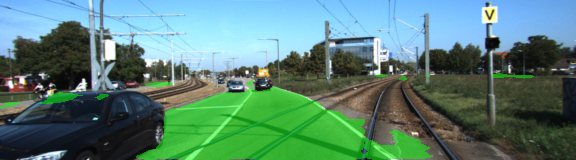
#> input picture runs/1532182063.4049609_with_initialization/um_000004.png, 576 x 160 px, found by its file name; its folder holds only this picture in this run
$ python make_video.py
#> lines starting #> are read from the running program, lines starting #| are printed output that depends on the picture
import cv2
import glob
from PIL import Image

path_with = "./runs/1532182063.4049609_with_initialization/"
path_without = "./runs/1532127389.1123831_without_initialization/"

input_images = [p.split('/')[-1] for p in glob.glob("runs/1532182063.4049609_with_initialization/*")]

def preprocess():
    """Load each pair of images and create a new image that is both glued together horizontally"""
    input_images = [p.split('/')[-1] for p in glob.glob("runs/1532182063.4049609_with_initialization/*")]
    for input_image in input_images:
        print("Pre-processing %s" % input_image)

        images = [Image.open(i) for i in [path_without + input_image, path_with + input_image]]
#> images = 2 items

        widths, heights = zip(*(i.size for i in images))
#> widths = (576, 576); heights = (160, 160)
        total_width = sum(widths)
#> total_width = 1152
        max_height = max(heights)
#> max_height = 160

        new_img = Image.new('RGB', (total_width, max_height))
#> new_img: PIL image 1152x160 RGB; every value is 0

        x_offset = 0
        for img in images:
            new_img.paste(img, (x_offset,0))
            x_offset += img.size[0]
#> this loop made 2 passes
#> x_offset on passes 1 to 2: 576, 1152
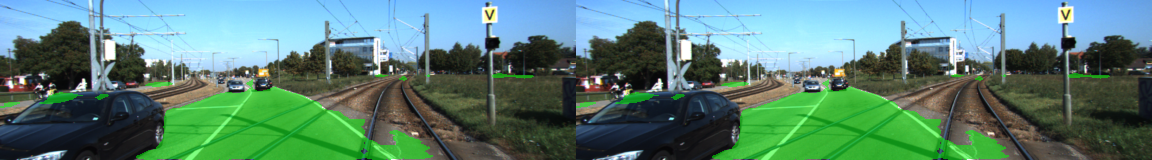
#> new_img: PIL image 1152x160 RGB; mean R, G, B 88.2, 128.5, 117.3
#> after the loop, x_offset = 1152
        new_img.save('movie_images/%s.jpg' % input_image.split(".")[0])

    return total_width, max_height


def make_movie(width, height):
    """Load all the preprocessed images and convert them into a movie"""
    fourcc = cv2.VideoWriter_fourcc(*'mp4v')
    out = cv2.VideoWriter("video.mp4", fourcc, 20.0, (width, height))

    for input_image in glob.glob(path_with + "*"):
        image_path = input_image
        print("Processing %s" % image_path)
        frame = cv2.imread(image_path)
        out.write(frame)

    out.release()
    cv2.destroyAllWindows()


def main():
    width, height = preprocess()
#> width = 1152; height = 160
    make_movie(width, height)


if __name__ == "__main__":
    main()

$ run again, on runs/1532182063.4049609_with_initialization/um_000019.png
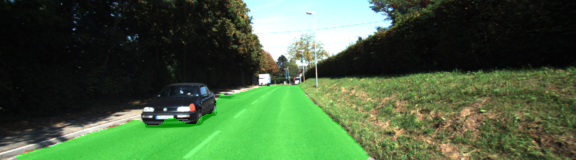
#> input picture runs/1532182063.4049609_with_initialization/um_000019.png, 576 x 160 px, found by its file name
#> images = 2 items
#> widths = (576, 576); heights = (160, 160)
#> total_width = 1152
#> max_height = 160
#> the loop in preprocess, `for img in images:` made 2 passes
#> x_offset on passes 1 to 2: 576, 1152
#> after the loop in preprocess, `for img in images:`:
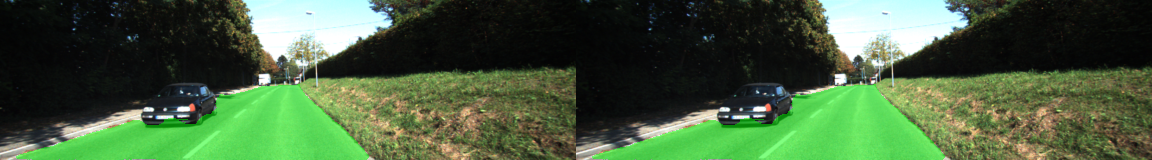
#> new_img: PIL image 1152x160 RGB; mean R, G, B 70.3, 94.8, 61.5
#> after the loop in preprocess, `for img in images:`: x_offset = 1152
#> height = 160

$ run again, on runs/1532182063.4049609_with_initialization/um_000022.png
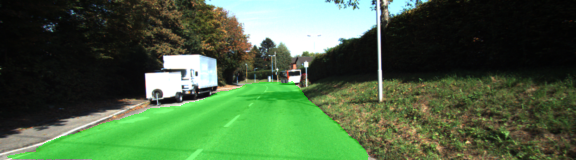
#> input picture runs/1532182063.4049609_with_initialization/um_000022.png, 576 x 160 px, found by its file name
#> images = 2 items
#> widths = (576, 576); heights = (160, 160)
#> total_width = 1152
#> max_height = 160
#> the loop in preprocess, `for img in images:` made 2 passes
#> x_offset on passes 1 to 2: 576, 1152
#> after the loop in preprocess, `for img in images:`:
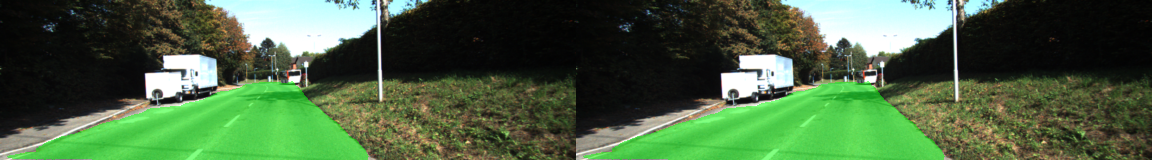
#> new_img: PIL image 1152x160 RGB; mean R, G, B 72.8, 99.2, 65.2
#> after the loop in preprocess, `for img in images:`: x_offset = 1152
#> height = 160

$ run again, on runs/1532182063.4049609_with_initialization/um_000024.png
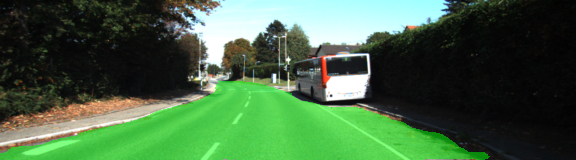
#> input picture runs/1532182063.4049609_with_initialization/um_000024.png, 576 x 160 px, found by its file name
#> images = 2 items
#> widths = (576, 576); heights = (160, 160)
#> total_width = 1152
#> max_height = 160
#> the loop in preprocess, `for img in images:` made 2 passes
#> x_offset on passes 1 to 2: 576, 1152
#> after the loop in preprocess, `for img in images:`:
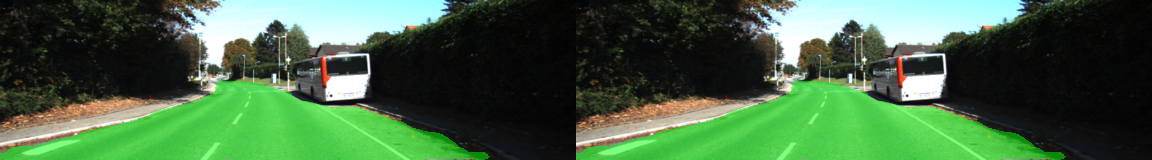
#> new_img: PIL image 1152x160 RGB; mean R, G, B 67.5, 100.2, 66.7
#> after the loop in preprocess, `for img in images:`: x_offset = 1152
#> height = 160

$ run again, on runs/1532182063.4049609_with_initialization/um_000008.png
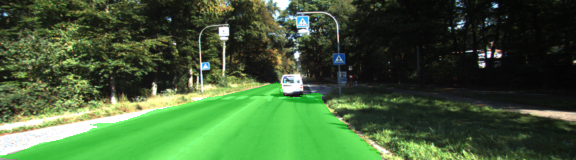
#> input picture runs/1532182063.4049609_with_initialization/um_000008.png, 576 x 160 px, found by its file name
#> images = 2 items
#> widths = (576, 576); heights = (160, 160)
#> total_width = 1152
#> max_height = 160
#> the loop in preprocess, `for img in images:` made 2 passes
#> x_offset on passes 1 to 2: 576, 1152
#> after the loop in preprocess, `for img in images:`:
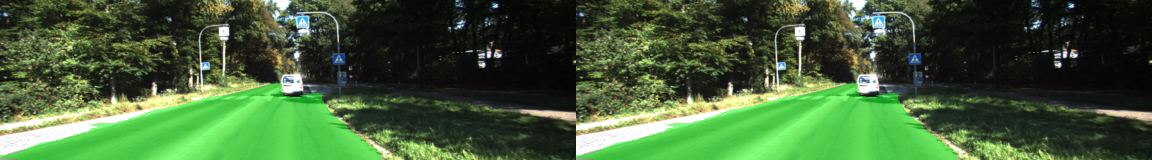
#> new_img: PIL image 1152x160 RGB; mean R, G, B 66.8, 95.5, 56.1
#> after the loop in preprocess, `for img in images:`: x_offset = 1152
#> height = 160
